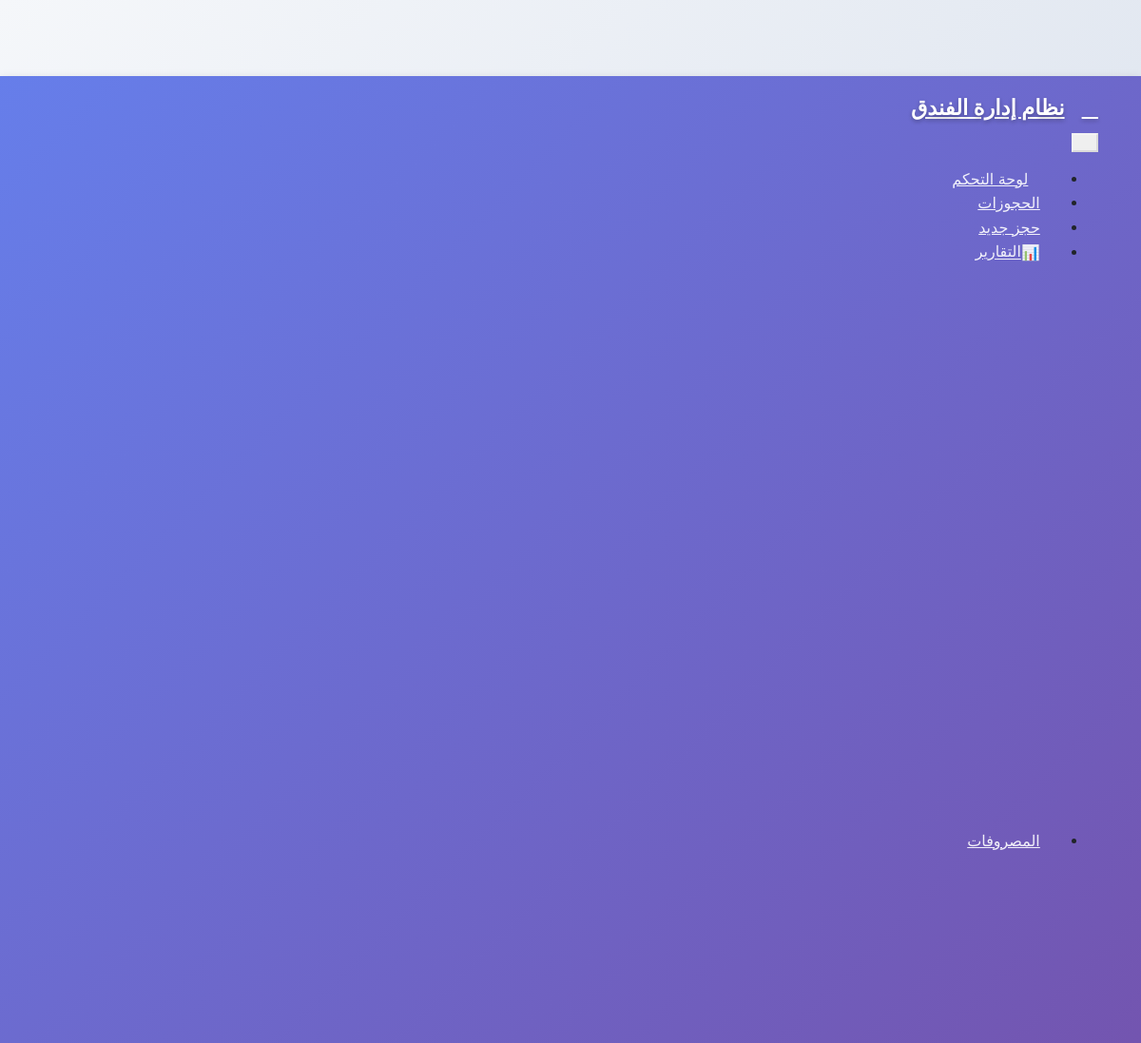
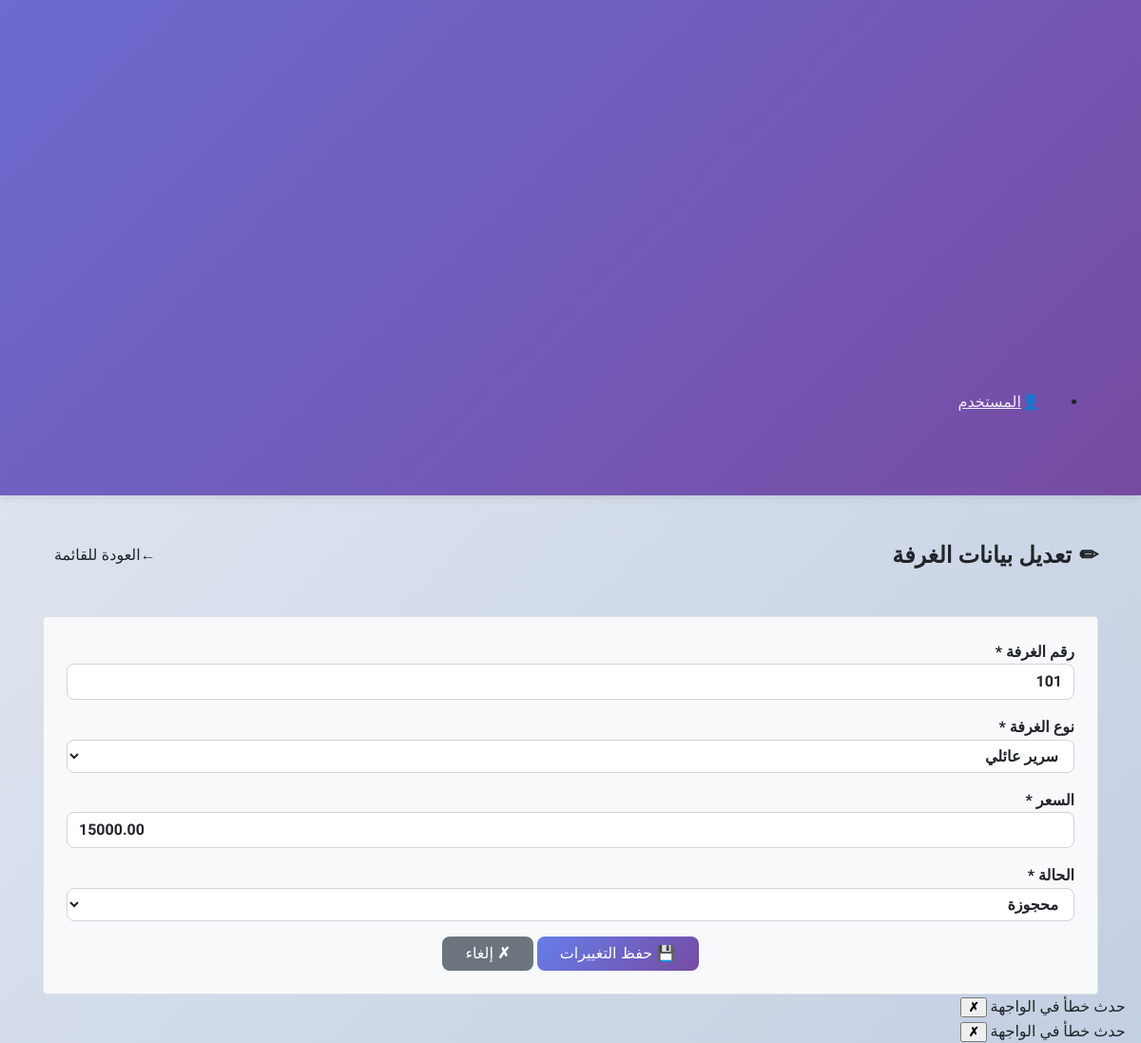
Page /admin/rooms/edit.php?room_number=101 (signed in) on the committed database (2 pictures, top to bottom).
### tables this page shows
CREATE TABLE `rooms` (
  `room_number` varchar(10) NOT NULL,
  `type` varchar(50) NOT NULL,
  `price` decimal(10,2) NOT NULL,
  `status` enum('شاغرة','محجوزة') NOT NULL DEFAULT 'شاغرة' COMMENT 'حالة الغرفة'
);

### admin/rooms/edit.php (the view, shortened to what this page needs)
<?php
include_once '../../includes/db.php';
$room_number = urldecode($_GET['room_number']);
$stmt = $conn->prepare("SELECT * FROM rooms WHERE room_number = ?");
$stmt->bind_param("s", $room_number);
$stmt->execute();
$result = $stmt->get_result();
$room = $result->fetch_assoc();
include_once '../../includes/header.php';
?>
<div class="container mt-4">
    <div class="row">
        <div class="col-12">
            <div class="d-flex justify-content-between align-items-center mb-4">
                <h2><i class="fas fa-edit me-2"></i>تعديل بيانات الغرفة</h2>
                <div>
                    <a href="list.php" class="btn btn-outline-secondary">
                        <i class="fas fa-arrow-left me-1"></i>العودة للقائمة
                    </a>
                </div>
            </div>
        </div>
    </div>
    <form method="post" class="border p-4 rounded bg-light">
        <div class="mb-3">
            <label class="form-label">رقم الغرفة *</label>
            <input type="text" name="room_number" class="form-control"
                   value="<?= htmlspecialchars($room['room_number']) ?>" required>
        </div>
        <div class="mb-3">
            <label class="form-label">نوع الغرفة *</label>
            <select name="type" class="form-select" required>
                <option value="سرير عائلي" <?= $room['type'] == 'سرير عائلي' ? 'selected' : '' ?>>سرير عائلي</option>
            </select>
        </div>
        <div class="mb-3">
            <label class="form-label">السعر *</label>
            <input type="number" step="0.01" name="price" class="form-control"
                   value="<?= htmlspecialchars($room['price']) ?>" required>
        </div>
        <div class="mb-3">
            <label class="form-label">الحالة *</label>
            <select name="status" class="form-select" required>
                <option value="محجوزة" <?= $room['status'] == 'محجوزة' ? 'selected' : '' ?>>محجوزة</option>
            </select>
        </div>
        <div class="text-center">
            <button type="submit" class="btn btn-primary px-4">
                <i class="fas fa-save"></i> حفظ التغييرات
            </button>
            <a href="list.php" class="btn btn-secondary px-4">
                <i class="fas fa-times"></i> إلغاء
            </a>
        </div>
    </form>
</div>
<?php include_once '../../includes/footer.php'; ?>

### assets/css/dashboard.css (style rules this page uses)
:root { --available: #28a745; --occupied: #dc3545; --primary: #3498db; --dark: #2c3e50; --light-gray: #f8f9fa; --white: #ffffff; --border-radius: 15px; --box-shadow: 0 4px 12px rgba(0, 0, 0, 0.1); --transition: all 0.3s cubic-bezier(0.4, 0, 0.2, 1); }
body { background-color: var(--light-gray); font-family: "Tajawal", sans-serif; margin: 0; padding: 0; overflow-x: hidden; }

### assets/css/arabic-support.css (style rules this page uses)
html { direction: rtl; lang: ar; }
body { font-family: "Tajawal", "Tajawal-Local", "Arial", sans-serif; direction: rtl; text-align: right; font-size: 16px; line-height: 1.6; -webkit-font-smoothing: antialiased; -moz-osx-font-smoothing: grayscale; }
.form-control, .form-select { direction: rtl; text-align: right; font-family: "Tajawal", sans-serif; }
input[type="number"], input[type="tel"], .number-input { direction: ltr; text-align: left; }
.btn { font-family: "Tajawal", sans-serif; font-weight: 500; }

### includes/header.php (style rules this page uses)
body { font-family: 'Tajawal', sans-serif; background: linear-gradient(135deg, #f5f7fa 0%, #c3cfe2 100%); margin: 0; padding-top: 80px; direction: rtl; text-align: right; min-height: 100vh; }
* { font-family: 'Tajawal', sans-serif; }
.form-control, .form-select { direction: rtl; text-align: right; border-radius: 8px; border: 1px solid #ced4da; transition: all 0.3s ease; }
input[type="number"], input[type="tel"], .number-input { direction: ltr; text-align: left; }
.btn { border-radius: 8px; font-weight: 500; transition: all 0.3s ease; border: none; }
.btn-primary { background: linear-gradient(135deg, #667eea 0%, #764ba2 100%); }

### admin/rooms/edit.php (style rules this page uses)
.form-control, .form-select { font-weight: bold !important; }
.form-label { font-weight: bold !important; }

### rows in the picture
rooms: room_number "101", type "سرير عائلي", price "15000.00", status "محجوزة"
